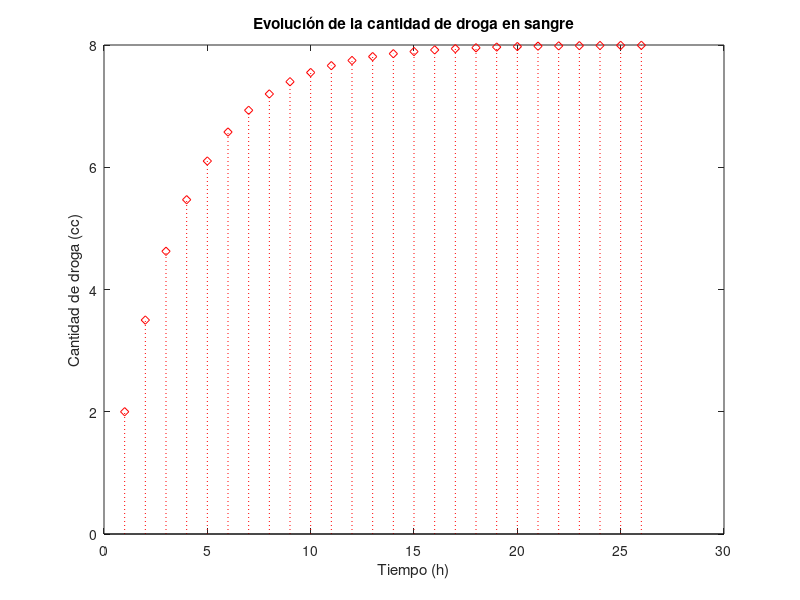

Source code (MATLAB): (Note: this script raises an error after producing the figure.)
 clear
clc

% PUNTO 3 d.

D0 = 2;
p = 0.25;
t = 25; % # de horas para simular
D = zeros(1,t);

D(1) = D0;

for k = 1:t
    D(k+1) = D(k) + D0 - D(k)*p;
end

figure

stem(D, ':diamondr')
xlabel('Tiempo (h)')
ylabel('Cantidad de droga (cc)')
title('Evolución de la cantidad de droga en sangre')

%%

% PUNTO 4 c.

x0 = 80000;
i = 0.01;
p = 960.13;
t = 180; % 15 años
x = zeros(1,t);

x(1) = x0;

for k = 1:t
    x(k+1) = (1 + i)*x(k) - p;
end

disp(x(t))

figure

plot(0:180, n)
xlabel('Meses')
ylabel('Saldo del préstamo')
